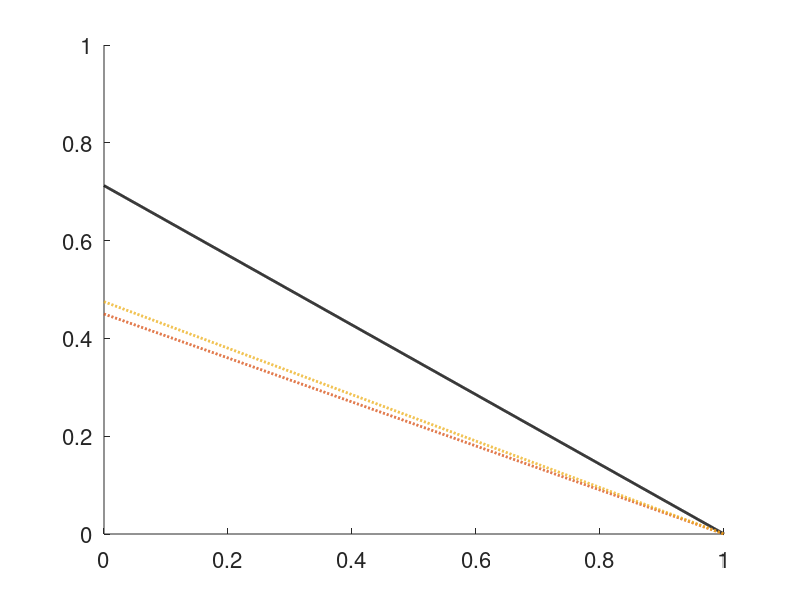

MATLAB code to generate this figure:
% Script to generate figure 3 (plot of effective plasmid transfer 
% frequency).

close all
clearvars
clc

hold on % allows us to plot multiple lines on the same graph

plasfreq=[0:0.001:1]; % defines the range of plasmid frequency values to be used on the x axis.
n=4; % number of founder cells
beta=0.95; % plasmid transfer probability

% evaluate expression for effective plasmid transfer frequency.
realised = (1-plasfreq) .* ((n-1)/n) .* beta; 

% plot reference line (effective plasmid transfer frequency) in black
plot(plasfreq,realised,'LineWidth',2,'Color','k')

% change plasmid transfer probability for second line
beta=0.6;

% re-evaluate expression for effective plasmid transfer frequency for second line.
realised = (1-plasfreq) .* ((n-1)/n) .* beta;

% plot second line (reduced plasmid transfer probability)
plot(plasfreq,realised,'LineWidth',2,'LineStyle',':','Color',[0.8500, 0.3250, 0.0980]	)

% change plasmid transfer probability back to reference value
beta=0.95;

% change number of founder cells for third line
n=2;

% re-evaluate expression for effective plasmid transfer frequency for third line.
realised = (1-plasfreq) .* ((n-1)/n) .* beta;

% plot third line (reduced founder cells)
plot(plasfreq,realised,'LineWidth',2,'LineStyle',':','Color',[0.9290, 0.6940, 0.1250]	)

% make y axis vary between zero and one.
ylim([0 1])

% formatting
box off
set(gcf,'color','white')
set(gca,'fontsize',16)
yticks([0:0.2:1])
